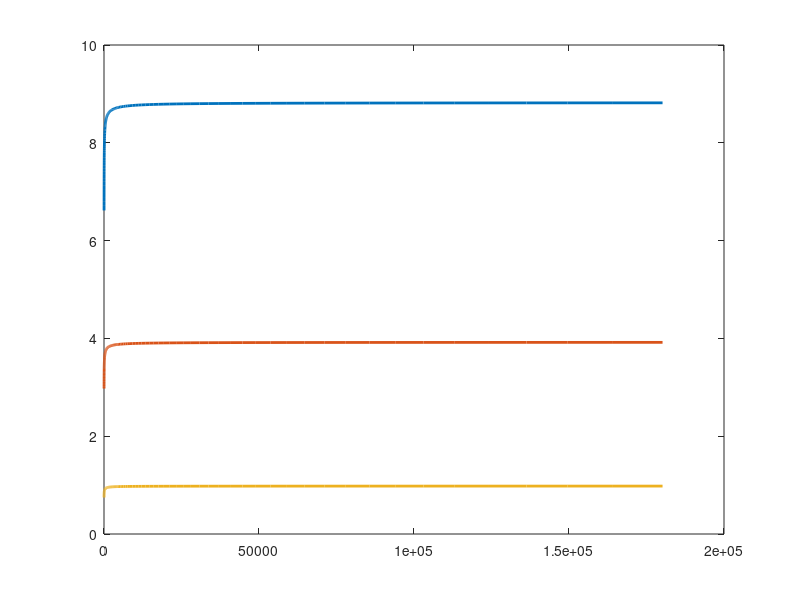

The MATLAB script that drew this image:
clear

% Constantes
a = 10e-9;
me = 9.1091e-31;
meff = 0.067*me;
e = 1.620176565e-19;
hbar = 6.626e-34/2/pi;
E0 = hbar^2 * pi^2 / (2*meff*a^2)/e*1e3;
V0 = logspace(3, 7, 100); % logspace(a, b c) : vecteur de taille c de 10^a à 10^b
v0 = V0/E0;

nmodes = 3;
options.disp = 0;

% Paramètres
Lb = 5;
N = 10e2;
delt = Lb/N;
xb = -Lb/2 + Lb/N*(0:N);

ee = ones(N+1, 1);
Lap = spdiags([ee -2*ee ee], [-1 0 1], N+1, N+1);

% Boucle

EEn = []; % Matrice vide

for p = 1 : length(v0)
	vn = v0(p)*(abs(xb)>0.5);
	A = -1/pi^2 / delt^2 * Lap + spdiags(vn.', 0, N+1, N+1);
	[psi, En] = eigs(A, nmodes, 'sm', options); % 'sm' : les plus petites
	En = diag(En);
	EEn = [EEn En];
end

plot(v0, EEn, 'linewidth', 2)


% ones(n,p) : matrice de 1 de taille nxp ===> ones(N, 1) : vecteur colonne de taille N
% diag(A, n) : diagonalise A selon diagonale n ====> diag(ones(N, 1)) : diagolalisé selon diagonale principale. diag(ones(N, 1), 1) : diagonalisé selon diagonale supérieure. diag(ones(N, 1), -1) : diagonalisé selon diagonale inférieure


